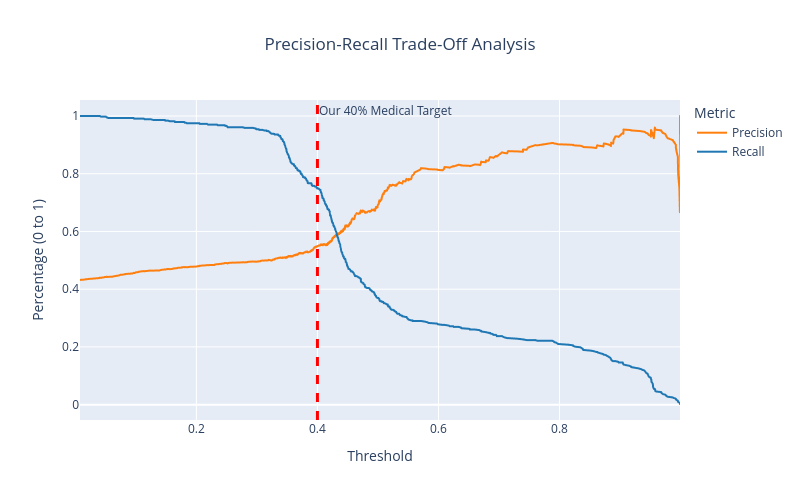

Notebook code for this chart:
### Code cell
fig_tradeoff = px.line(
    tradeoff_melted,
    x='Threshold',
    y='Score',
    color='Metric',
    title="Precision-Recall Trade-Off Analysis",
    labels={'Score': 'Percentage (0 to 1)'},
    color_discrete_sequence=['#ff7f0e', '#1f77b4']
)

fig_tradeoff.add_vline(
    x=0.40,
    line_width=3,
    line_dash="dash",
    line_color="red",
    annotation_text="Our 40% Medical Target",
    annotation_position="top right"
)

fig_tradeoff.update_layout(
    title_x=0.5,
    width=800,
    height=500
)

fig_tradeoff.show()

### Figure 1 — Plotly figure (JSON) as saved in the notebook; plotly's stock layout.template omitted (floating-point values rounded to 4 significant figures; data arrays with more than 128 entries replaced by an {"elided": "..."} marker saying what was removed)
{"data": [{"hovertemplate": "Metric=Precision<br>Threshold=%{x}<br>Percentage (0 to 1)=%{y}<extra></extra>", "legendgroup": "Precision", "line": {"color": "#ff7f0e", "dash": "solid"}, "marker": {"symbol": "circle"}, "mode": "lines", "name": "Precision", "showlegend": true, "type": "scattergl", "x": {"elided": "1012 float values"}, "xaxis": "x", "y": {"elided": "1012 float values"}, "yaxis": "y"}, {"hovertemplate": "Metric=Recall<br>Threshold=%{x}<br>Percentage (0 to 1)=%{y}<extra></extra>", "legendgroup": "Recall", "line": {"color": "#1f77b4", "dash": "solid"}, "marker": {"symbol": "circle"}, "mode": "lines", "name": "Recall", "showlegend": true, "type": "scattergl", "x": {"elided": "1012 float values"}, "xaxis": "x", "y": {"elided": "1012 float values"}, "yaxis": "y"}], "layout": {"annotations": [{"showarrow": false, "text": "Our 40% Medical Target", "x": 0.4, "xanchor": "left", "xref": "x", "y": 1, "yanchor": "top", "yref": "y domain"}], "height": 500, "legend": {"title": {"text": "Metric"}, "tracegroupgap": 0}, "shapes": [{"line": {"color": "red", "dash": "dash", "width": 3}, "type": "line", "x0": 0.4, "x1": 0.4, "xref": "x", "y0": 0, "y1": 1, "yref": "y domain"}], "title": {"text": "Precision-Recall Trade-Off Analysis", "x": 0.5}, "width": 800, "xaxis": {"anchor": "y", "domain": [0, 1], "title": {"text": "Threshold"}}, "yaxis": {"anchor": "x", "domain": [0, 1], "title": {"text": "Percentage (0 to 1)"}}}}
